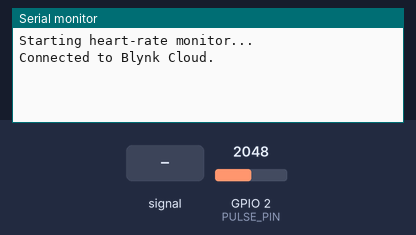
Bench run of a sketch on a simulated ESP32. On the bench: the last lines printed to the serial monitor. Inputs (shaded band) come from the test bench; at power-on: GPIO 2 (PULSE_PIN) = 2048 (analog values on the 0–4095 scale). WiFi joins after 1.5 s; servers stay silent unless stated.

Above: at 4.0 s.
4.1 s: GPIO 2 (PULSE_PIN) fed a 200 Hz sine of ±327 counts around its level
At 6.1 s:
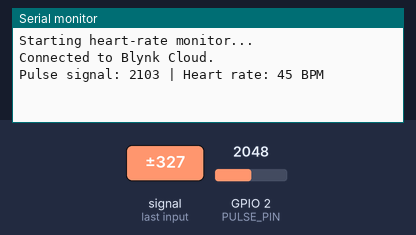
7.1 s: GPIO 2 (PULSE_PIN) set to 1960
At 8.1 s:
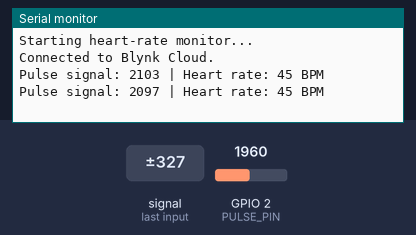
8.6 s: GPIO 2 (PULSE_PIN) fed a 1000 Hz sine of ±1023 counts around its level
At 9.1 s:
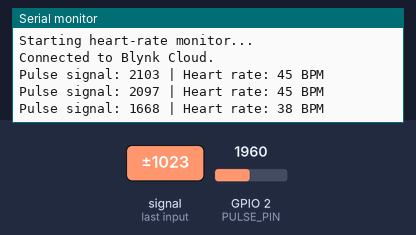
11.6 s: GPIO 2 (PULSE_PIN) set to 2040
At 13.4 s:
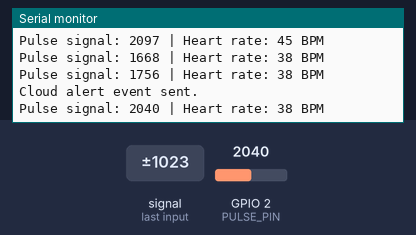
Timing chart, 0 to 14.1 s (numbered marks = the images above; inputs shaded):
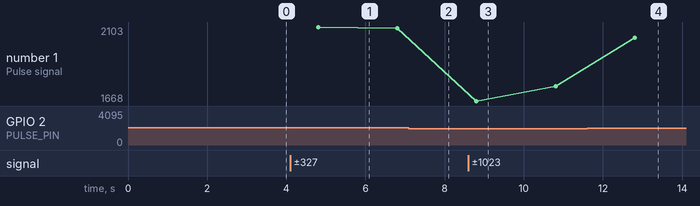

Measured:
- after the input at 4.1 s, the serial monitor: prints a new line after 0.71 s (image 1)
- after the input at 8.6 s, the serial monitor: prints a new line after 0.21 s (image 3)
- after the input at 11.6 s, the serial monitor: prints a new line after 1.2 s (image 4)
- plotted number 1: 2097 → 1756 after the input at 8.6 s, 1756 → 2040 after the input at 11.6 s

The sketch:

HeartRateMonitor.ino
```cpp
#define BLYNK_TEMPLATE_ID "TMPL33ssmvBRN"
#define BLYNK_TEMPLATE_NAME "HR Monitor"
#define BLYNK_AUTH_TOKEN "aOv4_b6nO5Yo6Cq04h8G1wNt9MxUxtjI"

#define BLYNK_PRINT Serial

#include <WiFi.h>
#include <BlynkSimpleEsp32.h>

const char* ssid = "Saran";
const char* password = "12345678";

const int PULSE_PIN = 2;
const int LOW_BPM_LIMIT = 60;
const int HIGH_BPM_LIMIT = 100;

BlynkTimer timer;

int bpm = 0;
int signalValue = 0;
int previousSignal = 0;
int threshold = 2000;

bool beatDetected = false;
unsigned long lastBeatTime = 0;
unsigned long abnormalSince = 0;
unsigned long lastAlertTime = 0;

const unsigned long MIN_BEAT_INTERVAL = 300;
const unsigned long MAX_BEAT_INTERVAL = 2000;
const unsigned long ABNORMAL_DELAY = 5000;
const unsigned long ALERT_REPEAT_DELAY = 60000;

void readPulseSensor() {
  signalValue = analogRead(PULSE_PIN);

  if (signalValue > threshold &&
      previousSignal <= threshold &&
      !beatDetected) {

    unsigned long now = millis();
    unsigned long interval = now - lastBeatTime;

    if (lastBeatTime != 0 &&
        interval >= MIN_BEAT_INTERVAL &&
        interval <= MAX_BEAT_INTERVAL) {
      int newBPM = 60000 / interval;

      if (newBPM >= 30 && newBPM <= 200) {
        bpm = newBPM;
      }
    }

    lastBeatTime = now;
    beatDetected = true;
  }

  if (signalValue < threshold - 100) {
    beatDetected = false;
  }

  previousSignal = signalValue;
}

void sendToCloud() {
  if (!Blynk.connected()) return;

  Blynk.virtualWrite(V0, bpm);
  Blynk.virtualWrite(V1, signalValue);

  Serial.print("Pulse signal: ");
  Serial.print(signalValue);
  Serial.print(" | Heart rate: ");
  Serial.print(bpm);
  Serial.println(" BPM");
}

void checkHeartRateAlert() {
  if (!Blynk.connected()) return;

  if (lastBeatTime == 0 || bpm == 0) {
    abnormalSince = 0;
    return;
  }

  bool abnormal = (bpm < LOW_BPM_LIMIT ||
                   bpm > HIGH_BPM_LIMIT);

  if (!abnormal) {
    abnormalSince = 0;
    return;
  }

  if (abnormalSince == 0) {
    abnormalSince = millis();
    return;
  }

  if (millis() - abnormalSince >= ABNORMAL_DELAY &&
      (lastAlertTime == 0 ||
       millis() - lastAlertTime >= ALERT_REPEAT_DELAY)) {

    String message = "Heart rate reading: " +
                     String(bpm) + " BPM";

    Blynk.logEvent("heart_rate_alert", message);
    Serial.println("Cloud alert event sent.");

    lastAlertTime = millis();
  }
}

void setup() {
  Serial.begin(115200);
  delay(1000);

  analogReadResolution(12);
  pinMode(PULSE_PIN, INPUT);

  Serial.println("Starting heart-rate monitor...");

  Blynk.begin(BLYNK_AUTH_TOKEN, ssid, password);

  Serial.println("Connected to Blynk Cloud.");

  timer.setInterval(10L, readPulseSensor);
  timer.setInterval(2000L, sendToCloud);
  timer.setInterval(1000L, checkHeartRateAlert);
}

void loop() {
  Blynk.run();
  timer.run();
}
```
